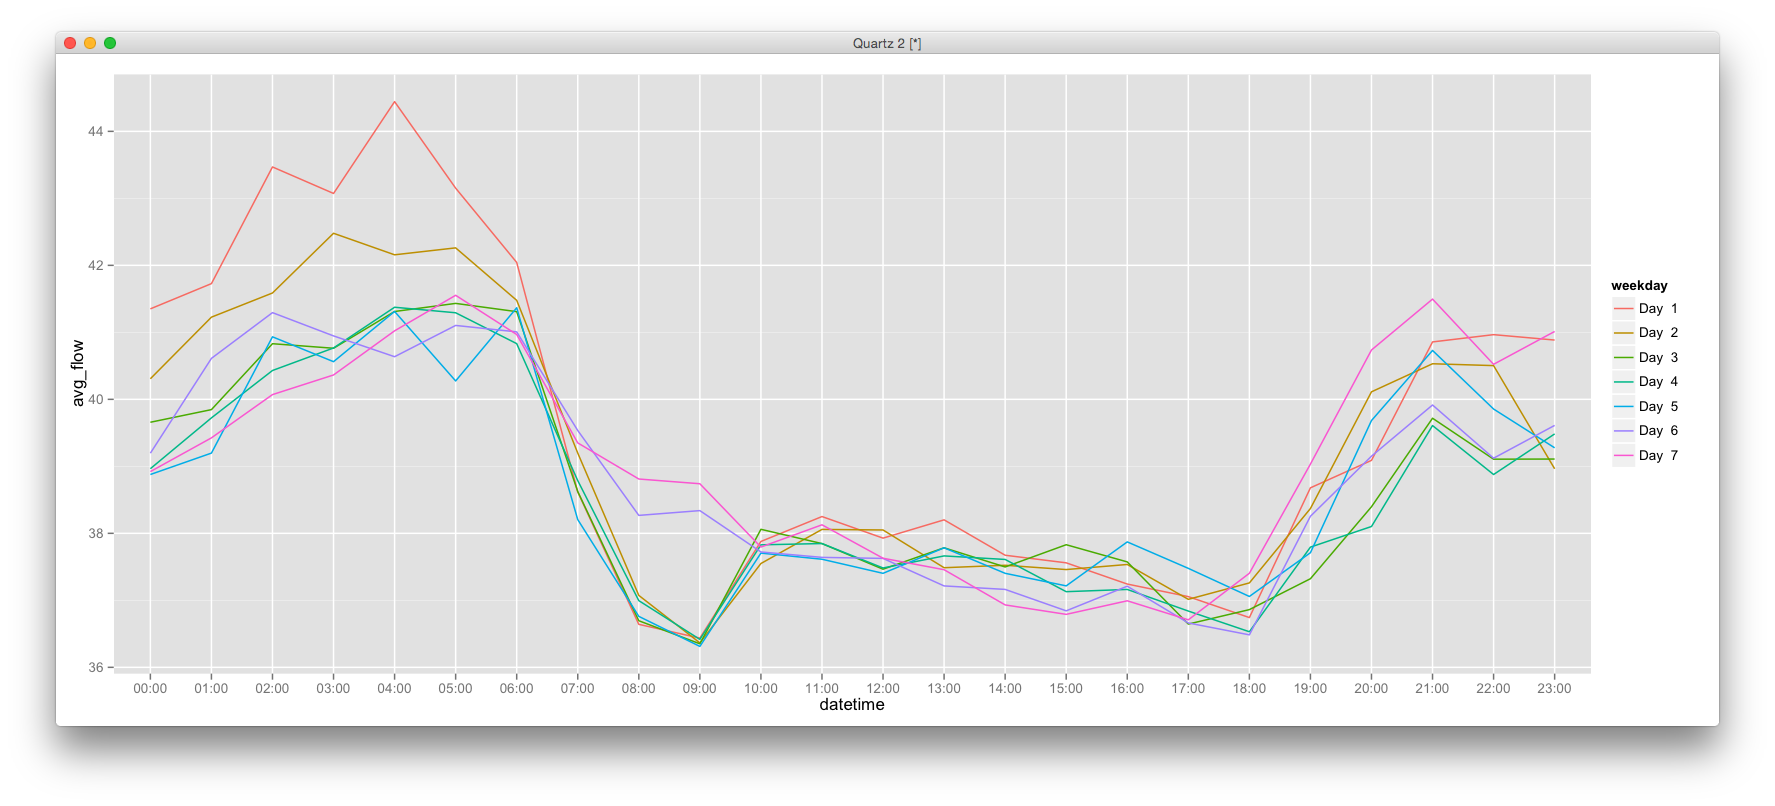

Reproduce this figure in R.
library(ggplot2)

flowdata = read.table(file="flowdata.csv",  header=TRUE, sep=",")
avg_flow_data = subset(flowdata, select = c(datetime, avg_flow, weekday))
attach(avg_flow_data)
avg_flow_data = avg_flow_data[avg_flow>-1,]

##	split time

temptime <- read.table(textConnection(as.character(avg_flow_data$datetime)))
avg_flow_data$datetime <- temptime$V2

temp1 = aggregate(avg_flow_data[2:2], by=list(avg_flow_data$weekday, avg_flow_data$datetime), mean)

##	rename col names.
colnames(temp1) <- c("weekday", "datetime", "avg_flow")

##	sort by weekday
temp1 = temp1[with(temp1, order(temp1$weekday)),]

##	rename content of weekday in order to avoid to become continuous values.
temp1$weekday <- paste("Day ", temp1$weekday)

##	output temp1 to .csv
write.csv(temp1, file = "Q1.csv")

ggplot(temp1, aes(datetime, avg_flow, color=weekday)) + geom_line(aes(group = weekday))

ggsave(file="Q1.pdf")
